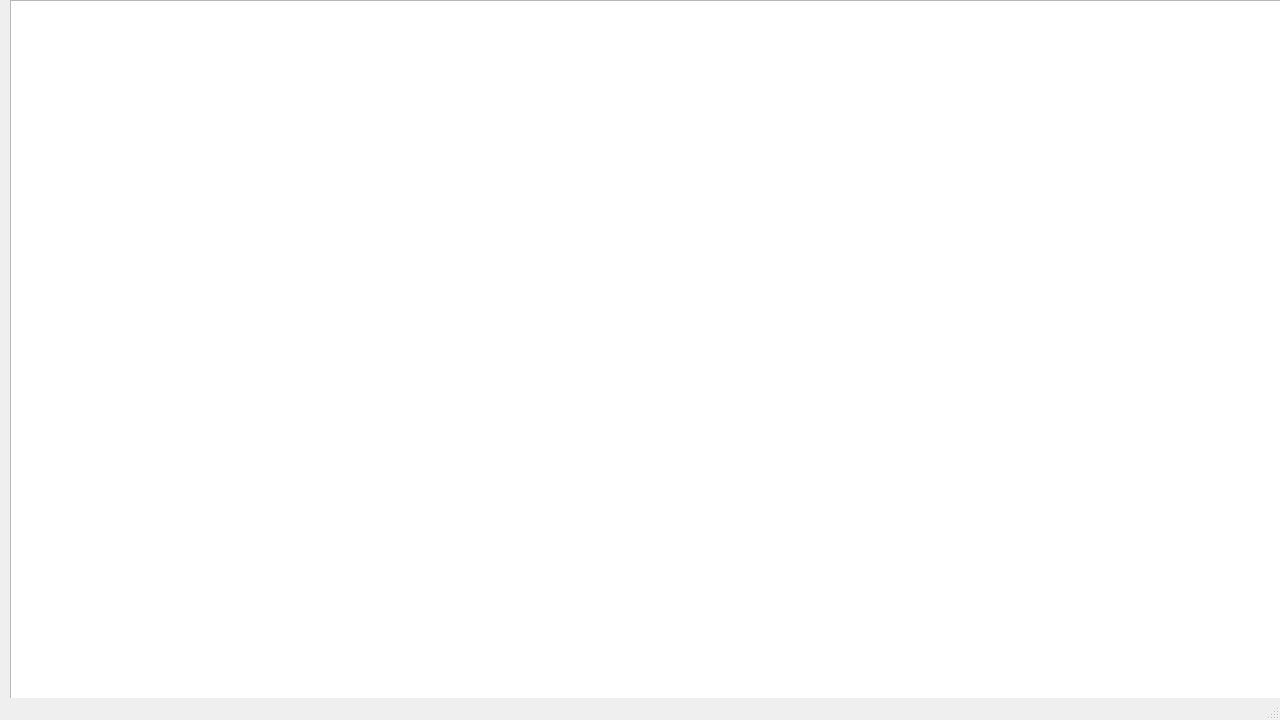
<?xml version="1.0" encoding="UTF-8"?>
<ui version="4.0">
 <class>MainWindow</class>
 <widget class="QMainWindow" name="MainWindow">
  <property name="geometry">
   <rect>
    <x>0</x>
    <y>0</y>
    <width>1280</width>
    <height>720</height>
   </rect>
  </property>
  <property name="baseSize">
   <size>
    <width>1280</width>
    <height>720</height>
   </size>
  </property>
  <property name="windowTitle">
   <string>MainWindow</string>
  </property>
  <widget class="QWidget" name="centralwidget">
   <widget class="QGraphicsView" name="graphicsView">
    <property name="geometry">
     <rect>
      <x>10</x>
      <y>0</y>
      <width>1280</width>
      <height>720</height>
     </rect>
    </property>
   </widget>
  </widget>
  <widget class="QMenuBar" name="menubar">
   <property name="geometry">
    <rect>
     <x>0</x>
     <y>0</y>
     <width>1280</width>
     <height>22</height>
    </rect>
   </property>
  </widget>
  <widget class="QStatusBar" name="statusbar"/>
 </widget>
 <resources/>
 <connections/>
</ui>
